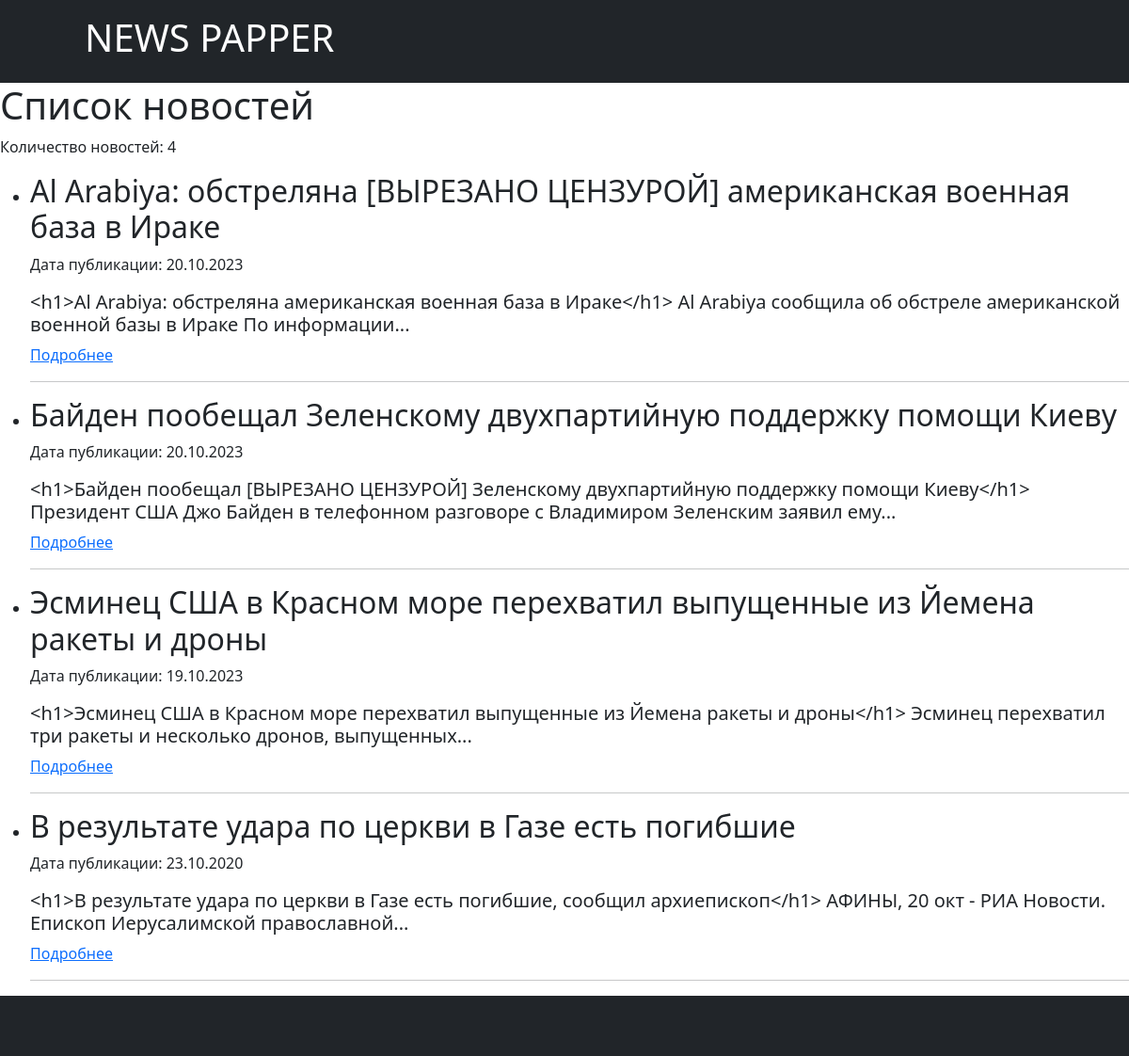
Page /news/ on the committed database.
### news/models.py (models this page shows, shortened)
class News(models.Model):
    title = models.CharField(max_length=100)
    text = models.TextField()
    pub_date = models.DateTimeField('date published')
    author = models.ForeignKey(User, on_delete=models.CASCADE, default=None, null=True)
    def get_short_text(self):
        return " ".join(self.text.split()[:20]) + "..."
    def get_formatted_date(self):
        return self.pub_date.strftime("%d.%m.%Y")

### news/views.py (the view)
# urls.py: path('', NewsListView.as_view(), name='news_list'),
class NewsListView(ListView):
    model = News
    template_name = 'news_list.html'
    context_object_name = 'news_list'
    ordering = ['-pub_date']
    def get_queryset(self):
        queryset = super().get_queryset()
        return queryset.order_by('-pub_date')

### news/templatetags/custom_filters.py (called while the page is built)
@register.filter(name='censor')
def censor_text(value):
    for word in UNDESIRABLE_WORDS:
        value = value.replace(word, '[ВЫРЕЗАНО ЦЕНЗУРОЙ]')
    return value

### news/templates/news_list.html (shortened to what this page needs)
{% extends 'default.html' %}
{% load custom_filters %}
{% block content %}
<h1>Список новостей</h1>
<p>Количество новостей: {{ news_list|length }}</p>
<ul>
    {% for news in news_list %}
    <li>
        <h2>{{ news.title|censor }}</h2>
        <p>Дата публикации: {{ news.get_formatted_date }}</p>
        <h5>{{ news.get_short_text|censor }}</h5>
        <a href="{% url 'news:news_detail' news.pk %}">Подробнее</a><hr>
    </li>
    {% endfor %}
</ul>
{% endblock %}

### news/templates/default.html (shortened to what this page needs)
<!DOCTYPE html>
<html lang="en">
    <head>
        <link href="https://cdn.jsdelivr.net/npm/bootstrap@5.2.3/dist/css/bootstrap.min.css" rel="stylesheet">
    </head>
<body>
    {% include './layout/parts/header.html' %}
    <div id="content">
        {% block content %}
        {% endblock content %}
    </div>
    {% include './layout/parts/footer.html' %}
</body>
</html>

### news/templates/layout/parts/header.html
<header class="p-3 text-bg-dark">
 <div class="container">
   <div class="d-flex flex-wrap align-items-center justify-content-center justify-content-lg-start">
     <a href="/" class="d-flex align-items-center mb-2 mb-lg-0 text-white text-decoration-none">
       <svg class="bi me-2" width="40" height="32" role="img" aria-label="Bootstrap"><use xlink:href="#bootstrap"/></svg>
     </a>
     <h1>NEWS PAPPER</h1>
   </div>
 </div>
</header>

### news/templates/layout/parts/footer.html
<footer class="p-3 text-bg-dark">
 <div class="container">
   <div class="d-flex flex-wrap align-items-center justify-content-center justify-content-lg-start">
     <a href="/" class="d-flex align-items-center mb-2 mb-lg-0 text-white text-decoration-none">
       <svg class="bi me-2" width="40" height="32" role="img" aria-label="Bootstrap"><use xlink:href="#bootstrap"/></svg>
     </a>
</footer>

### rows in the picture
News: title|censor "Al Arabiya: обстреляна [ВЫРЕЗАНО ЦЕНЗУРОЙ] американская военная база в Ираке", get_formatted_date "20.10.2023", get_short_text|censor "<h1>Al Arabiya: обстреляна американская военная база в Ираке</h1> Al Arabiya сообщила об обстреле американской военной базы в Ираке По информации..."
News: title|censor "Байден пообещал Зеленскому двухпартийную поддержку помощи Киеву", get_formatted_date "20.10.2023", get_short_text|censor "<h1>Байден пообещал [ВЫРЕЗАНО ЦЕНЗУРОЙ] Зеленскому двухпартийную поддержку помощи Киеву</h1> Президент США Джо Байден в телефонном разговоре с Владимиром Зеленским заявил ему..."
News: title|censor "Эсминец США в Красном море перехватил выпущенные из Йемена ракеты и дроны", get_formatted_date "19.10.2023", get_short_text|censor "<h1>Эсминец США в Красном море перехватил выпущенные из Йемена ракеты и дроны</h1> Эсминец перехватил три ракеты и несколько дронов, выпущенных..."
News: title|censor "В результате удара по церкви в Газе есть погибшие", get_formatted_date "23.10.2020", get_short_text|censor "<h1>В результате удара по церкви в Газе есть погибшие, сообщил архиепископ</h1> АФИНЫ, 20 окт - РИА Новости. Епископ Иерусалимской православной..."

### other values in the picture
{{ news_list|length }} "4"
